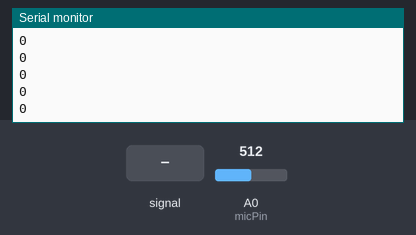
A sketch run on a simulated Arduino Uno, built with avr-gcc and run on an emulated ATmega328P. Parts: the last lines printed to the serial monitor. The inputs (shaded band) are chosen by the test bench; at power-on: A0 (micPin) = 512.

Above: at 1.2 s.
1.3 s: A0 (micPin) fed a 200 Hz sine of ±81 counts around its level
At 1.37 s:
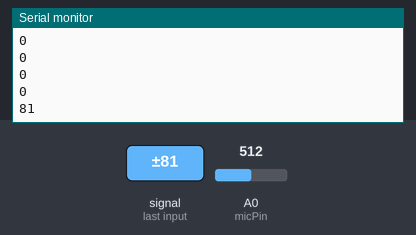
2.8 s: A0 (micPin) set to 716
At 2.82 s:
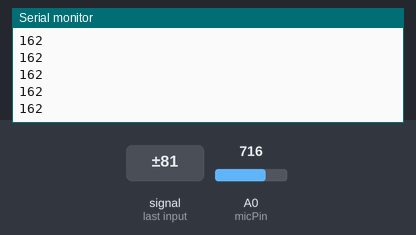
4.3 s: A0 (micPin) fed a 1000 Hz sine of ±255 counts around its level
At 4.42 s:
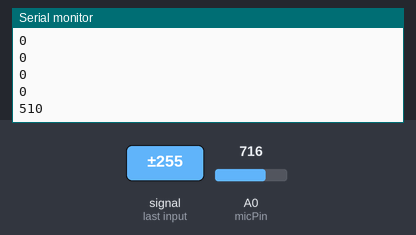
5.8 s: A0 (micPin) set to 1023
At 5.81 s:
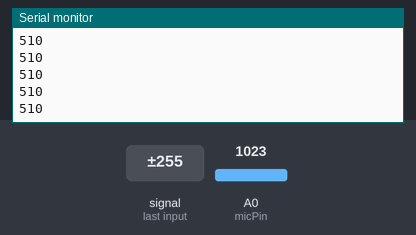
Timing chart, 0 to 8.3 s (numbered marks = the images above; inputs shaded):
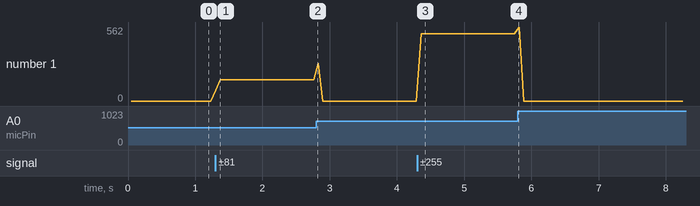

The sketch:

arduino_code.ino
```cpp
const int micPin = A0;
const int sampleWindow = 50;

void setup() {
  Serial.begin(9600);
}

void loop() {

  unsigned long startMillis = millis();

  int signalMax = 0;
  int signalMin = 1024;

  while (millis() - startMillis < sampleWindow) {

    int sample = analogRead(micPin);

    if (sample > signalMax)
      signalMax = sample;

    if (sample < signalMin)
      signalMin = sample;
  }

  int peakToPeak = signalMax - signalMin;

  Serial.println(peakToPeak);

  delay(20);
}
```

Measured:
- after the input at 1.3 s, the serial monitor: prints a new line at once (image 1)
- after the input at 4.3 s, the serial monitor: prints a new line after 0.06 s (image 3)
- plotted number 1: 0 → 162 after the input at 1.3 s, 0 → 510 after the input at 4.3 s
